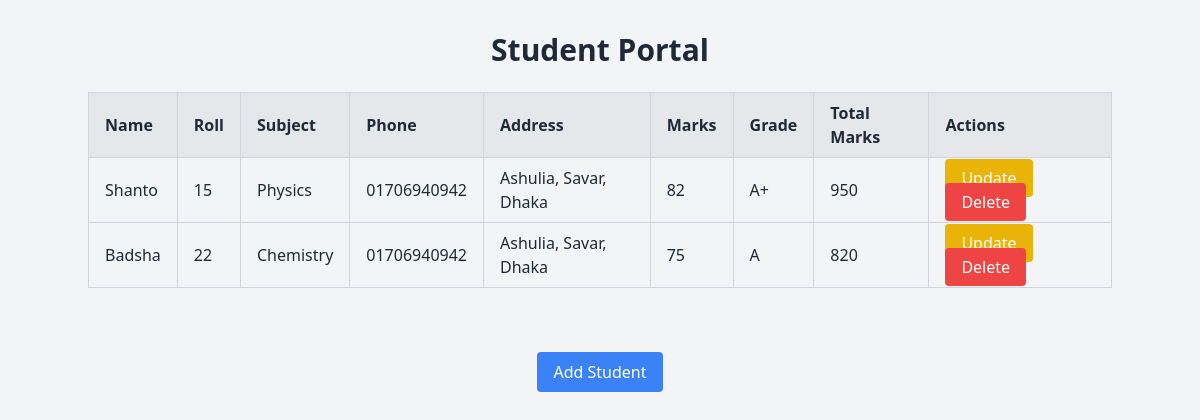
Before: / with the older database file.
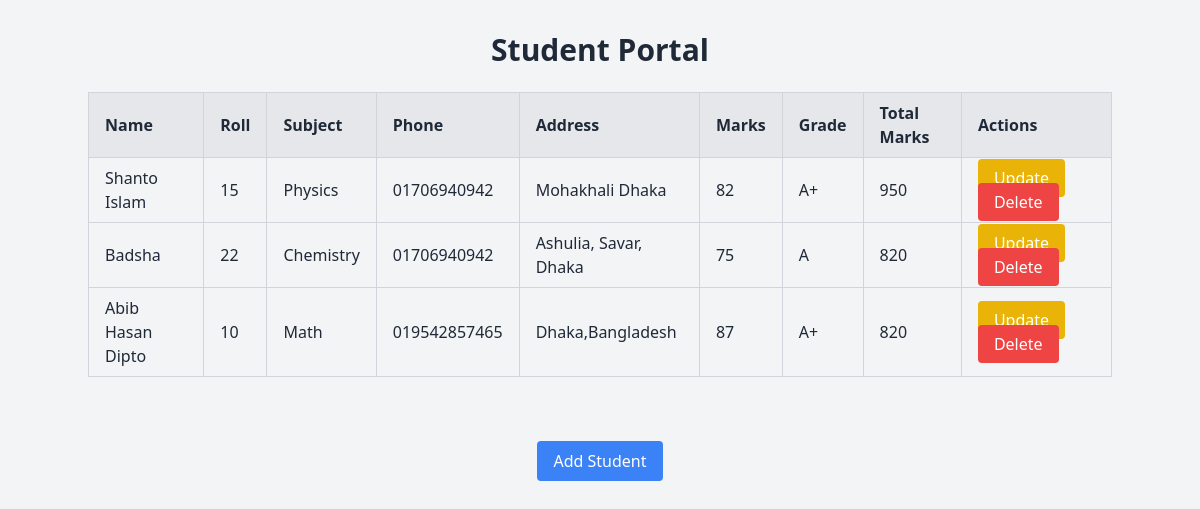
After: the same page with the newer database file.
### myApp/models.py (models this page shows, shortened)
class Student(models.Model):
    name=models.CharField(max_length=100)
    roll=models.IntegerField()
    subject=models.CharField(max_length=100)
    phone=models.CharField(max_length=15,blank=True,null=True)
    address=models.TextField(max_length=200,blank=True,null=True)

class Result(models.Model):
    student = models.ForeignKey(Student, on_delete=models.CASCADE, related_name='results')
    marks = models.IntegerField()
    grade = models.CharField(max_length=10)
    total_marks = models.IntegerField()

### myApp/views.py (the view)
# urls.py: path('', views.student_list, name='student_list'),
def student_list(request):
    students = Student.objects.all()  # Fetch all students
    return render(request, 'student_list.html', {'students': students})

### myApp/templates/student_list.html (shortened to what this page needs)
<!DOCTYPE html>
<html lang="en">
<head>
    <script src="https://cdn.tailwindcss.com"></script>
</head>
<body class="bg-gray-100 text-gray-800">
    <div class="container mx-auto py-8">
        <h1 class="text-3xl font-bold text-center mb-6">Student Portal</h1>
        <table class="table-auto w-full border-collapse border border-gray-300 mb-8">
            <thead>
                <tr class="bg-gray-200">
                    <th class="border border-gray-300 px-4 py-2 text-left">Name</th>
                    <th class="border border-gray-300 px-4 py-2 text-left">Roll</th>
                    <th class="border border-gray-300 px-4 py-2 text-left">Subject</th>
                    <th class="border border-gray-300 px-4 py-2 text-left">Phone</th>
                    <th class="border border-gray-300 px-4 py-2 text-left">Address</th>
                    <th class="border border-gray-300 px-4 py-2 text-left">Marks</th>
                    <th class="border border-gray-300 px-4 py-2 text-left">Grade</th>
                    <th class="border border-gray-300 px-4 py-2 text-left">Total Marks</th>
                    <th class="border border-gray-300 px-4 py-2 text-left">Actions</th>
                </tr>
            </thead>
            <tbody>
                {% for student in students %}
                <tr class="hover:bg-gray-100">
                    <td class="border border-gray-300 px-4 py-2">{{ student.name }}</td>
                    <td class="border border-gray-300 px-4 py-2">{{ student.roll }}</td>
                    <td class="border border-gray-300 px-4 py-2">{{ student.subject }}</td>
                    <td class="border border-gray-300 px-4 py-2">{{ student.phone }}</td>
                    <td class="border border-gray-300 px-4 py-2">{{ student.address }}</td>
                    <td class="border border-gray-300 px-4 py-2">
                        {% for result in student.results.all %}
                        {{ result.marks }}
                        {% empty %}
                        N/A
                        {% endfor %}
                    </td>
                    <td class="border border-gray-300 px-4 py-2">
                        {% for result in student.results.all %}
                        {{ result.grade }}
                        {% empty %}
                        N/A
                        {% endfor %}
                    </td>
                    <td class="border border-gray-300 px-4 py-2">
                        {% for result in student.results.all %}
                        {{ result.total_marks }}
                        {% empty %}
                        N/A
                        {% endfor %}
                    </td>
                    <td class="border border-gray-300 px-4 py-2">
                        <a href="{% url 'student_update' student.pk %}"
                            class="bg-yellow-500 text-white px-4 py-2 rounded">Update</a>
                        <a href="{% url 'student_delete' student.pk %}"
                            class="bg-red-500 text-white px-4 py-2 rounded">Delete</a>
                    </td>
                </tr>
                {% empty %}
                <tr>
                    <td colspan="9" class="text-center border border-gray-300 px-4 py-2">
                        No students found.
                    </td>
                </tr>
                {% endfor %}
            </tbody>
        </table>
    </div>
    <div class="flex justify-center">
        <a href="{% url 'add_student' %}" class="bg-blue-500 text-white px-4 py-2 rounded">Add Student</a>
    </div>
</body>
</html>

Changed rows visible on the page:
changed Student "Physics": name "Shanto" → "Shanto Islam"; address "Ashulia, Savar, Dhaka" → "Mohakhali Dhaka"
added Student: name "Abib Hasan Dipto", roll "10", subject "Math", phone "019542857465", address "Dhaka,Bangladesh"
added Result: marks "87", grade "A+", total_marks "820"
